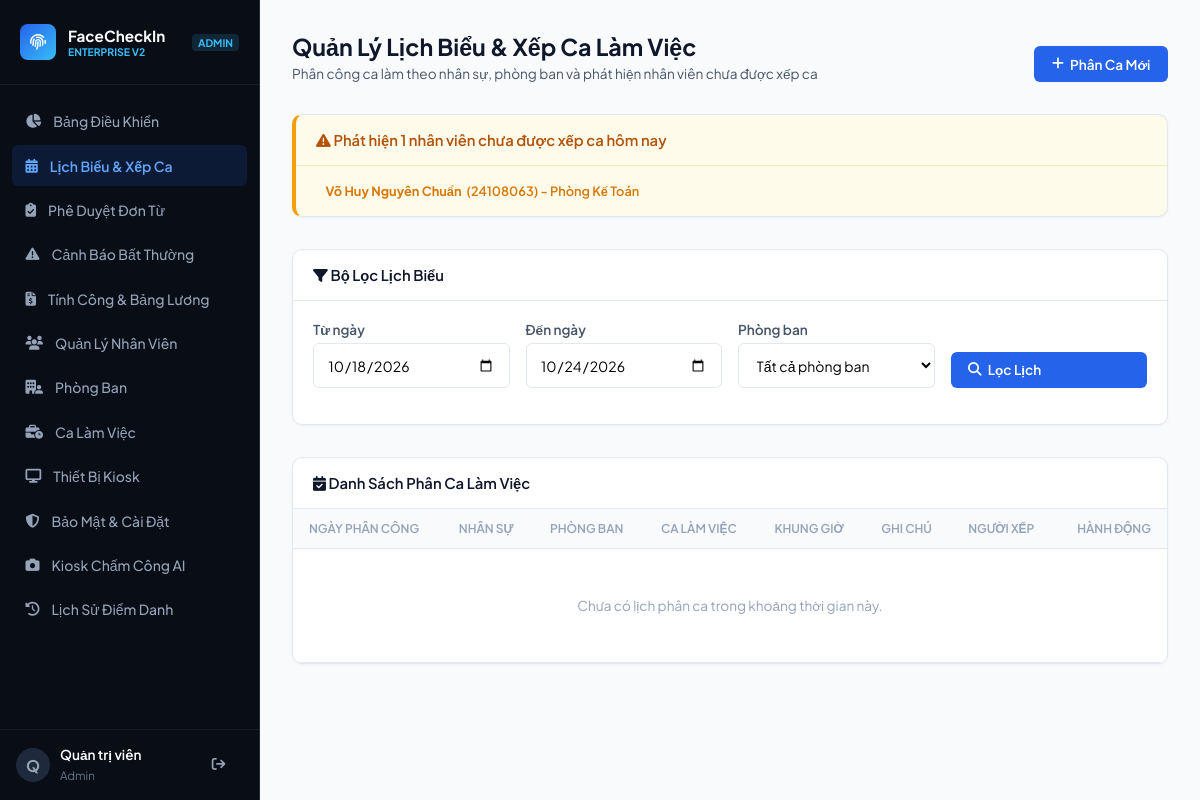
Screenshot of /admin/schedules (signed in) with the database file from the repository.
### tables this page shows
CREATE TABLE employees (
            id INTEGER PRIMARY KEY AUTOINCREMENT,
            emp_code TEXT UNIQUE NOT NULL,
            full_name TEXT NOT NULL,
            shift_start TEXT NOT NULL DEFAULT '08:00',
            created_at TIMESTAMP DEFAULT CURRENT_TIMESTAMP
        , avatar_path TEXT, email TEXT, phone TEXT, department_id INTEGER, position TEXT DEFAULT "Nhân viên", shift_id INTEGER, status TEXT DEFAULT "Đang làm việc", face_registered INTEGER DEFAULT 0, base_salary REAL DEFAULT 8000000.0);

CREATE TABLE departments (
            id INTEGER PRIMARY KEY AUTOINCREMENT,
            name TEXT UNIQUE NOT NULL,
            description TEXT
        );

### app.py (the view, shortened to what this page needs)
@app.route('/admin/schedules', methods=['GET', 'POST'])
@login_required
@roles_required('admin', 'manager')
def manage_schedules():
    conn = get_db()
    cursor = conn.cursor()
    from_date = request.args.get('from_date', datetime.now().strftime('%Y-%m-%d'))
    to_date = request.args.get('to_date', (datetime.now() + timedelta(days=6)).strftime('%Y-%m-%d'))
    dept_id = request.args.get('dept_id', '')
    query = """
        SELECT ws.*, e.emp_code, e.full_name, d.name as dept_name, s.name as shift_name, s.start_time, s.end_time
        FROM work_schedules ws
        JOIN employees e ON ws.emp_id = e.id
        LEFT JOIN departments d ON e.department_id = d.id
        LEFT JOIN shifts s ON ws.shift_id = s.id
        WHERE ws.work_date BETWEEN ? AND ?
    """
    params = [from_date, to_date]
    if dept_id:
        query += " AND e.department_id = ?"
        params.append(dept_id)
    query += " ORDER BY ws.work_date ASC, e.full_name ASC"
    cursor.execute(query, params)
    schedules = cursor.fetchall()
    today_str = datetime.now().strftime('%Y-%m-%d')
    cursor.execute("""
        SELECT e.*, d.name as dept_name
        FROM employees e
        LEFT JOIN departments d ON e.department_id = d.id
        WHERE COALESCE(e.status, 'Đang làm việc') = 'Đang làm việc'
        AND e.id NOT IN (SELECT emp_id FROM work_schedules WHERE work_date = ?)
    """, (today_str,))
    unassigned_employees = cursor.fetchall()
    cursor.execute("SELECT * FROM employees WHERE COALESCE(status, 'Đang làm việc') = 'Đang làm việc' ORDER BY full_name ASC")
    all_employees = cursor.fetchall()
    cursor.execute("SELECT * FROM departments ORDER BY name ASC")
    departments = cursor.fetchall()
    cursor.execute("SELECT * FROM shifts ORDER BY name ASC")
    shifts = cursor.fetchall()
    conn.close()
    return render_template('schedules.html',
                           schedules=schedules,
                           unassigned_employees=unassigned_employees,
                           all_employees=all_employees,
                           departments=departments,
                           shifts=shifts,
                           from_date=from_date,
                           to_date=to_date,
                           dept_id=dept_id,
                           user=session.get('full_name'),
                           role=session.get('role'))

### app.py (called while the page is built)
def login_required(f):
    @wraps(f)
    def decorated(*args, **kwargs):
        if 'user_id' not in session:
            return redirect(url_for('staff_login'))
        return f(*args, **kwargs)
    return decorated

def roles_required(*allowed_roles):
    def decorator(f):
        @wraps(f)
        def decorated(*args, **kwargs):
            if session.get('role') not in allowed_roles:
                if session.get('role') == 'staff':
                    return redirect(url_for('staff_portal'))
                return redirect(url_for('checkin_page'))
            return f(*args, **kwargs)
        return decorated
    return decorator

### database/database.py (called while the page is built)
def get_db():
    conn = sqlite3.connect(DB_PATH)
    conn.row_factory = sqlite3.Row
    return conn

### templates/schedules.html (shortened to what this page needs)
{% extends "base.html" %}
{% block content %}
<header class="page-header">
    <div>
        <h1 class="page-title">Quản Lý Lịch Biểu & Xếp Ca Làm Việc</h1>
        <p class="page-desc">Phân công ca làm theo nhân sự, phòng ban và phát hiện nhân viên chưa được xếp ca</p>
    </div>
    <button type="button" class="btn btn-primary" onclick="openAssignModal()"><i class="fa-solid fa-plus"></i> Phân Ca Mới</button>
</header>
{% if unassigned_employees %}
<div class="panel" style="border-left: 4px solid var(--warning); background: #fffbeb;">
    <div class="panel-head" style="background: transparent; border-bottom: 1px solid rgba(245, 158, 11, 0.2);">
        <span class="panel-title" style="color: #b45309;"><i class="fa-solid fa-triangle-exclamation"></i> Phát hiện {{ unassigned_employees|length }} nhân viên chưa được xếp ca hôm nay</span>
    </div>
    <div class="panel-body" style="padding: 0.85rem 1.25rem;">
        <div style="display: flex; gap: 8px; flex-wrap: wrap;">
            {% for u in unassigned_employees %}
            <span class="pill pill-warning" style="font-size: 0.8rem;">
                <strong>{{ u.full_name }}</strong> ({{ u.emp_code }}) - {{ u.dept_name or 'N/A' }}
            </span>
            {% endfor %}
        </div>
    </div>
</div>
{% endif %}
<div class="panel">
    <div class="panel-head"><span class="panel-title"><i class="fa-solid fa-filter"></i> Bộ Lọc Lịch Biểu</span></div>
    <div class="panel-body">
        <form method="GET" action="/admin/schedules" class="filter-grid">
            <div class="form-group">
                <label>Từ ngày</label>
                <input type="date" name="from_date" class="form-control" value="{{ from_date }}">
            </div>
            <div class="form-group">
                <label>Đến ngày</label>
                <input type="date" name="to_date" class="form-control" value="{{ to_date }}">
            </div>
            <div class="form-group">
                <label>Phòng ban</label>
                <select name="dept_id" class="form-control">
                    <option value="">Tất cả phòng ban</option>
                </select>
            </div>
            <div class="form-group" style="align-self: flex-end;">
                <button type="submit" class="btn btn-primary" style="width: 100%;"><i class="fa-solid fa-magnifying-glass"></i> Lọc Lịch</button>
            </div>
        </form>
    </div>
</div>
<div class="panel">
    <div class="panel-head">
        <span class="panel-title"><i class="fa-solid fa-calendar-check"></i> Danh Sách Phân Ca Làm Việc</span>
    </div>
    <div class="table-responsive">
        <table class="table-custom">
            <thead>
                <tr>
                    <th>Ngày Phân Công</th>
                    <th>Nhân Sự</th>
                    <th>Phòng Ban</th>
                    <th>Ca Làm Việc</th>
                    <th>Khung Giờ</th>
                    <th>Ghi Chú</th>
                    <th>Người Xếp</th>
                    <th style="text-align: right;">Hành Động</th>
                </tr>
            </thead>
            <tbody>
                {% for s in schedules %}
                <tr>
                    <td><strong>{{ s.work_date }}</strong></td>
                    <td><strong>{{ s.full_name }}</strong> ({{ s.emp_code }})</td>
                    <td>{{ s.dept_name or 'N/A' }}</td>
                    <td><span class="badge-type">{{ s.shift_name }}</span></td>
                    <td style="font-family: monospace;">{{ s.start_time }} - {{ s.end_time }}</td>
                    <td>{{ s.note or '—' }}</td>
                    <td><small style="color: var(--text-muted);">{{ s.assigned_by }}</small></td>
                    <td style="text-align: right;">
                        <button type="button" class="btn btn-danger" onclick="deleteSchedule({{ s.id }})" title="Xóa phân ca"><i class="fa-solid fa-trash"></i></button>
                    </td>
                </tr>
                {% else %}
                <tr><td colspan="8" style="text-align: center; color: var(--text-muted); padding: 3rem;">Chưa có lịch phân ca trong khoảng thời gian này.</td></tr>
                {% endfor %}
            </tbody>
        </table>
    </div>
</div>
{% endblock %}

### static/css/style.css (style rules this page uses)
:root { --bg-base: #f8fafc; --bg-surface: #ffffff; --border-subtle: #e2e8f0; --border-focus: #2563eb; --text-primary: #0f172a; --text-secondary: #475569; --text-muted: #94a3b8; --accent: #2563eb; --accent-hover: #1d4ed8; --admin-accent: #6366f1; --success: #10b981; --warning: #f59e0b; --danger: #ef4444; --sidebar-width: 260px; --radius-sm: 6px; --radius-md: 10px; --radius-lg: 16px; }
* { margin: 0; padding: 0; box-sizing: border-box; font-family: 'Plus Jakarta Sans', sans-serif; -webkit-font-smoothing: antialiased; }
body { background: var(--bg-base); color: var(--text-primary); min-height: 100vh; }
.page-header { display: flex; justify-content: space-between; align-items: flex-end; margin-bottom: 2rem; flex-wrap: wrap; gap: 1rem; }
.page-title { font-size: 1.45rem; font-weight: 700; color: var(--text-primary); }
.page-desc { font-size: 0.85rem; color: var(--text-secondary); margin-top: 0.2rem; }
.panel { background: var(--bg-surface); border: 1px solid var(--border-subtle); border-radius: var(--radius-md); box-shadow: 0 1px 3px rgba(0,0,0,0.05); margin-bottom: 2rem; overflow: hidden; }
.panel-head { padding: 1rem 1.25rem; border-bottom: 1px solid var(--border-subtle); display: flex; justify-content: space-between; align-items: center; }
.panel-title { font-size: 0.925rem; font-weight: 600; }
.panel-body { padding: 1.25rem; }
.filter-grid { display: grid; grid-template-columns: repeat(auto-fit, minmax(180px, 1fr)); gap: 1rem; }
.form-group { display: flex; flex-direction: column; gap: 0.35rem; margin-bottom: 1rem; text-align: left; }
.form-group label { font-size: 0.85rem; font-weight: 600; color: var(--text-secondary); }
.form-control { width: 100%; padding: 0.7rem 0.85rem; border: 1px solid var(--border-subtle); border-radius: var(--radius-sm); font-size: 0.875rem; outline: none; background: #fff; }
.table-responsive { width: 100%; overflow-x: auto; }
.table-custom { width: 100%; border-collapse: collapse; font-size: 0.85rem; }
.table-custom th { background: #f8fafc; padding: 0.75rem 1rem; font-weight: 600; color: var(--text-muted); font-size: 0.75rem; text-transform: uppercase; border-bottom: 1px solid var(--border-subtle); text-align: left; }
.table-custom td { padding: 0.85rem 1rem; border-bottom: 1px solid var(--border-subtle); vertical-align: middle; }
.btn { display: inline-flex; align-items: center; gap: 6px; padding: 0.6rem 1.1rem; font-size: 0.85rem; font-weight: 600; border-radius: var(--radius-sm); border: none; cursor: pointer; text-decoration: none; }
.btn-primary { background: var(--accent); color: #fff; }
.pill { display: inline-flex; align-items: center; gap: 5px; padding: 0.2rem 0.6rem; border-radius: 9999px; font-size: 0.75rem; font-weight: 600; }
.pill-warning { background: #fffbeb; color: #d97706; }

### rows the page displays
employees: full_name "Võ Huy Nguyên Chuẩn", emp_code "24108063", name "Phòng Kế Toán"

### other values shown
{{ role | upper }} "ADMIN"
{{ user[:1] | upper }} "Q"
{{ user }} "Quản trị viên"
{{ role }} "Admin"
{{ unassigned_employees|length }} "1"
